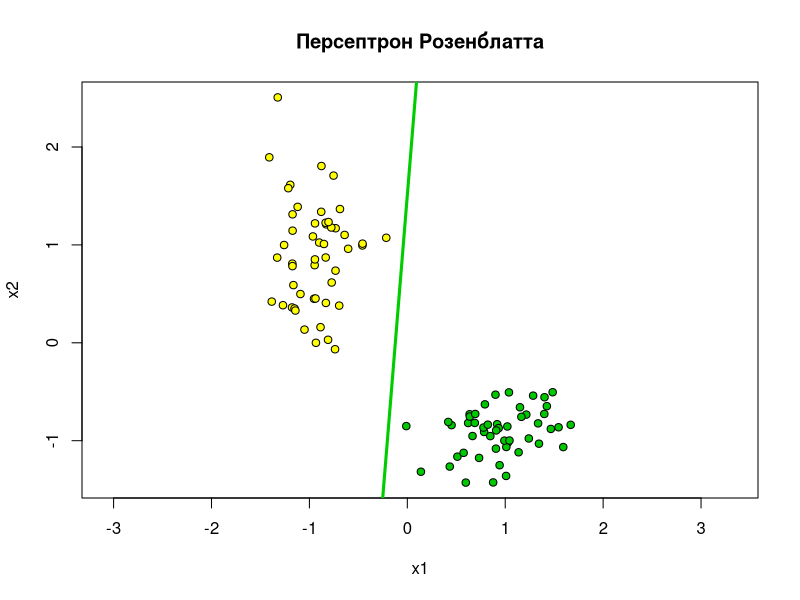

This chart was generated by the following R code:
##Нормализация обучающей выборки
trainingSampleNormalization <- function(xl)  
{  
n <- dim(xl)[2] - 1  
  for(i in 1:n)    
  {    
    xl[, i] <- (xl[, i] - mean(xl[, i])) / sd(xl[, i])    
  }  
  return (xl)  
}
## Добавление колонки для из -1 для w0
trainingSamplePrepare <- function(xl)  
{  
  l <- dim(xl)[1]  
  n <- dim(xl)[2] - 1  
  xl <- cbind(xl[, 1:n], seq(from = -1, to = -1, length.out = l), xl[, n + 1])  
}
## Функция потерь для правила Хэбба
lossPerceptron <- function(x) 
{  
  return (max(-x, 0))  
}
## Стохастический градиент с правилом Хебба
sg.Hebb <- function(xl, eta = 0.1, lambda = 1/6)  
{
  l <- dim(xl)[1] 
  n <- dim(xl)[2] - 1
  w <- c(1/2, 1/2, 1/2)  
  iterCount <- 0
  ## initialize Q
  Q <- 0
  for (i in 1:l)
  {  
  ## Суммируем скаляры <w,x>    
    wx <- sum(w * xl[i, 1:n])    
    ## считаем отступы    
    margin <- wx * xl[i, n + 1]    
    Q <- Q + lossPerceptron(margin)    
  }  
  repeat    
  {    
    ## Поиск ошибочных объектов    
    margins <- array(dim = l)    
    for (i in 1:l)      
    {      
      xi <- xl[i, 1:n]      
      yi <- xl[i, n + 1]      
      margins[i] <- crossprod(w, xi) * yi      
    }    
    ## выбрать ошибочные объекты    
    errorIndexes <- which(margins <= 0)    
    if (length(errorIndexes) > 0)      
    {      
      #  выбрать случайный ошибочный объект      
      i <- sample(errorIndexes, 1)      
      iterCount <- iterCount + 1      
      xi <- xl[i, 1:n]      
      yi <- xl[i, n + 1]      
      w <- w + eta * yi * xi      
    }    
    else      
      break;    
  }  
  return (w)  
}
ObjectsCountOfEachClass <- 50
## Моделируем обучающие данные
library(MASS)
Sigma1 <- matrix(c(2, 0, 0, 10), 2, 2)
Sigma2 <- matrix(c(4, 1, 1, 2), 2, 2)
xy1 <- mvrnorm(n=ObjectsCountOfEachClass, c(0, 0), Sigma1)
xy2 <- mvrnorm(n=ObjectsCountOfEachClass, c(10, -10), Sigma2)
xl <- rbind(cbind(xy1, -1), cbind(xy2, +1))
colors <- c(rgb(255/255, 255/255, 0/255), "white", rgb(0/255, 200/255, 0/255))
## нормализация данных
xlNorm <- trainingSampleNormalization(xl)
xlNorm <- trainingSamplePrepare(xlNorm)
## отображение
plot(xlNorm[, 1], xlNorm[, 2], pch = 21, bg = colors[xl[,3] + 2], asp = 1, xlab = "x1", ylab = "x2", main = "Персептрон Розенблатта")
## Правило Хэбба
w <- sg.Hebb(xlNorm)
abline(a = w[3] / w[2], b = -w[1] / w[2], lwd = 3, col = "green3")
